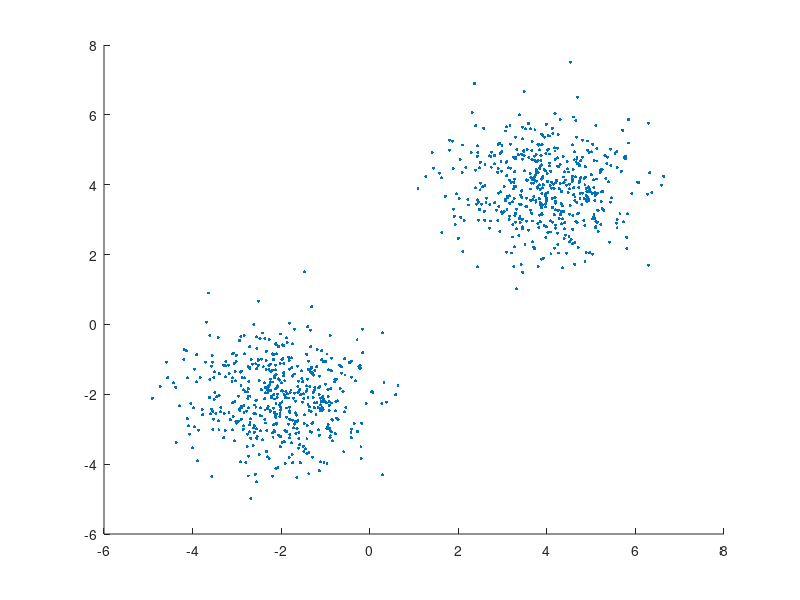

Reproduce this figure in MATLAB. (Note: this script raises an error after producing the figure.)
rng('default');  % Random seed for reproducibility

n = 1000; % numero di punti  
p = 0.02; % frazione di punti etichettati

l = n*p; % numero di sample etichettati (occhio fallo intero)
samp=randperm(n,l);
indices=1:n;

u = 980; % numero di sample non etichettati
nc = 500; %numero di sample per classe
lc = 10; %numero di sample etichettati per classe
uc = 490; %numero di sample non eichettati per classe

% sample generator with gaussian distribution
X = [gallery('normaldata',[n/2 2],120)-2; gallery('normaldata',[n/2 2],120)+4];
y_tot = [ones(n/2,1);-1*(ones(n/2,1))];





% visualize the data
scatter(X(:,1),X(:,2),5,y_tot,'filled')
X_samp=X(samp);
y_samp=y_tot(samp);
%X_samp=[X(1:lc,1:2); X(nc+1:nc+lc,1:2)];
%y_samp=[y_tot(1:lc); y_tot(nc+1:nc+lc)];

y_exact=y_tot(setdiff(1:end,samp));


%y_exact=[y_tot(lc+1:nc);y_tot(nc+lc+1,n)];
scatter(X(:,1),X(:,2),5,'filled')
hold on 
%scatter(X_samp(:,1),X_samp(:,2),5,y_samp,'filled')
hold off



% Estrazione dati non etichettati
%X_unlabeld = [X(lc+1:nc,1:2);X(nc+lc+1:n,1:2)];
X_unlabeld = x(setdiff(1:end,samp));

%Calcolo distanze "utili", lab-nolab e nolab-lab
D_samp=zeros(l,u);
for i=1:l
    for j=1:u
        D_samp(i,j)=norm(X_samp(i,:)-X_unlabeld(j,:));
    end
end

D=zeros(u,u);
for i=1:u
    for j=1:u
        D(i,j)=norm(X_unlabeld(i,:)-X_unlabeld(j,:));
        D(j,i)=D(i,j);
    end
end

% Calcolo pesi exp(-x)
W_samp= exp(-D_samp);
W = exp(-D);

% Calcolo L, lipschitz constant

% lambda_min = min(eig(W));
lambda_max = max(eig(W));
W_l = zeros([1,u]);
W_u = zeros([1,u]);

for i=1:u
    W_l = sum(W_samp(:,i));
    W_u = sum(W(:,i));
end
%L = max(W_l+W_u)-lambda_min questa in realtà funziona ugualmente
L=sqrt(max(W_l+W_u)^2+lambda_max^2);


%Parameters for the gradient methods
y0 = -1 + 2.*rand(u,1); %cioè delle etichette casuali per i dati no-lab 
eps = 1e-4; %tolleranza
maxit = 1000; %iterazioni max

%che metodo vogliamo?
metodo="BCGDrand";
step_size=3; % regola per lo step_size
alpha=1/L;   % per lo step_size fisso
delta=0.5;   % per l'armijo rule

switch metodo
    case "GD"
%%%%%%%%%%%%%%%%%%%%%%%%%%%%%%%%%%%%%%%%%%%%%%%%%%%%%%%%%%%%%%%%%%%%%%%%%%%%%
%METODO DEL GRADIENTE CLASSICO

[y_GD_t, timeVec, Norms_t, accuracy]= ...
    GD_fixed(alpha,maxit,eps,y0,y_samp,W,W_samp,step_size,y_exact,delta); 

    case "BCGDcyc"
%%%%%%%%%%%%%%%%%%%%%%%%%%%%%%%%%%%%%%%%%%%%%%%%%%%%%%%%%%%%%%%%%%%%%%%%%%%%
% BCGD with cyclic rule

[y, timeVec, Norms, accuracy] = ...
    BCGD_cyclic_fixed(alpha,y0,maxit,eps,y_samp,W,W_samp,step_size,y_exact,delta);

    case "BCGDrand"
%%%%%%%%%%%%%%%%%%%%%%%%%%%%%%%%%%%%%%%%%%%%%%%%%%%%%%%%%%%%%%%%%%%%%%%%%%%%
% BCGD with randomized rule

[y, timeVec, Norms, accuracy] = BCGD_rand_fixed_uniform(alpha,maxit,eps,y0,y_samp,W,W_samp,step_size,y_exact,delta);

end



figure(1)
semilogy(Norms)
title('Norms Plot')
xlabel('iterations')
ylabel("Gradiet's norm")
figure(2)
plot(timeVec)
title('Time Plot')
xlabel('iterations')
ylabel('comulative time')
figure(3)
plot(accuracy)
title('Accuracy Plot')
xlabel('iterations')
ylabel('accuracy')
